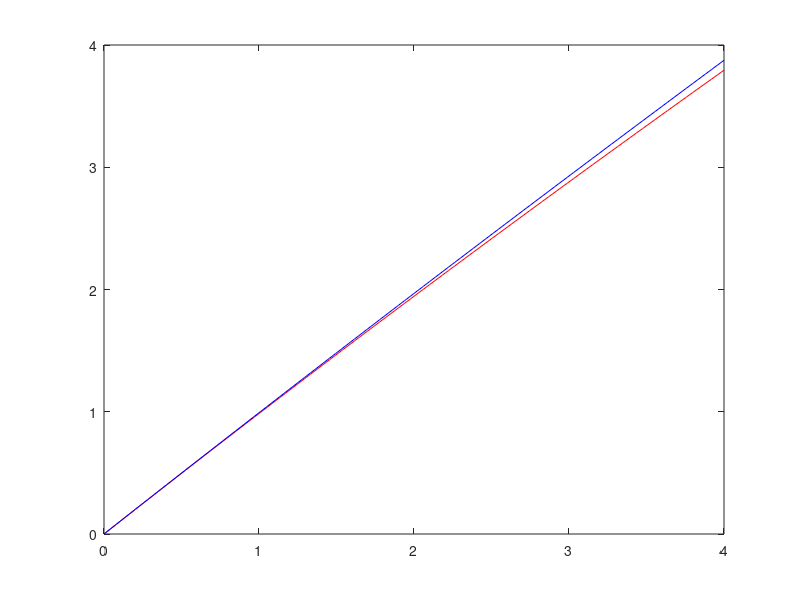

The MATLAB script that drew this image: (Note: this script raises an error after producing the figure.)

close all
clear all
clc

a1 = 0.01;
a2 =0.05;

j1=linspace(0,2,100);
j2 = j1;

c1 = a1;
c2 = 1;
c3 = -j1;
q1 = (-c2 + (c2^2 - 4*c1*c3).^0.5)/(2*c1);

c1 = a2;
c2 = 1;
c3 = -j2;
q2 = (-c2 + (c2^2 - 4*c1*c3).^0.5)/(2*c1);

c1 = 1/(1/a1 + 1/a2);
c2 = 1;
c3 = -j1-j2;
Q = (-c2 + (c2^2 - 4*c1*c3).^0.5)/(2*c1);

plot(j1+j2,q1+q2,'r',j1+j2,Q,'b')

%% 

close all
clear all
clc

syms a1 a2 aT j1 j2 jT c1 c2 c3 qq1 qq2 QQ
n=2;

c1 = a1;
c2 = 1;
c3 = -j1;
q1 = (-c2 + (c2^2 - 4*c1*c3).^0.5)/(2*c1);
qq1 = taylor(q1,a1,'Order',n);

c1 = a2;
c2 = 1;
c3 = -j2;
q2 = (-c2 + (c2^2 - 4*c1*c3).^0.5)/(2*c1);
qq2 = taylor(q2,a2,'Order',n);

c1 = aT;
c2 = 1;
c3 = -j1-j2;
Q = (-c2 + (c2^2 - 4*c1*c3).^0.5)/(2*c1);
QQ = taylor(Q,aT,'Order',n);
QQ = subs(QQ,aT,1/(1/a1+1/a2));

pretty(simplify(QQ-qq1-qq2))
%collect(QQ-qq1-qq2,[a1,a2])
